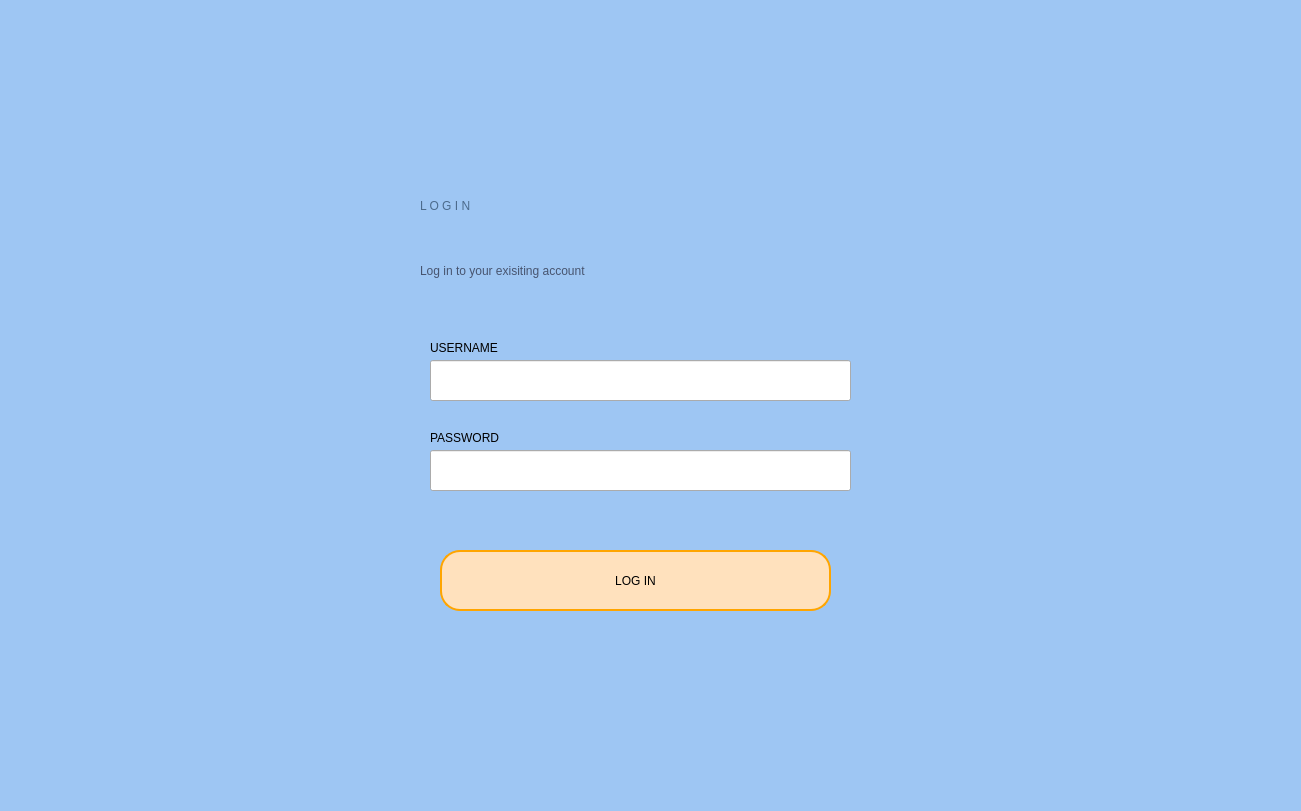
<?xml version="1.0" encoding="UTF-8"?>
<ui version="4.0">
 <class>Dialog</class>
 <widget class="QDialog" name="Dialog">
  <property name="geometry">
   <rect>
    <x>0</x>
    <y>0</y>
    <width>1301</width>
    <height>811</height>
   </rect>
  </property>
  <property name="windowTitle">
   <string>Dialog</string>
  </property>
  <widget class="QWidget" name="widget" native="true">
   <property name="geometry">
    <rect>
     <x>0</x>
     <y>0</y>
     <width>1301</width>
     <height>811</height>
    </rect>
   </property>
   <property name="styleSheet">
    <string notr="true">QWidget#widget{
background-color:rgb(158, 198, 243);}
</string>
   </property>
   <widget class="QLabel" name="label">
    <property name="geometry">
     <rect>
      <x>420</x>
      <y>120</y>
      <width>541</width>
      <height>171</height>
     </rect>
    </property>
    <property name="styleSheet">
     <string notr="true">font: 78pt &quot;Century Gothic&quot;; color:rgb(76, 107, 140)</string>
    </property>
    <property name="text">
     <string>L O G I N</string>
    </property>
   </widget>
   <widget class="QLabel" name="label_2">
    <property name="geometry">
     <rect>
      <x>420</x>
      <y>240</y>
      <width>451</width>
      <height>61</height>
     </rect>
    </property>
    <property name="styleSheet">
     <string notr="true">font: 18pt &quot;Lemon/Milk&quot;;color:
rgb(71, 84, 111)</string>
    </property>
    <property name="text">
     <string>Log in to your exisiting account</string>
    </property>
   </widget>
   <widget class="QPushButton" name="login">
    <property name="geometry">
     <rect>
      <x>440</x>
      <y>550</y>
      <width>391</width>
      <height>61</height>
     </rect>
    </property>
    <property name="styleSheet">
     <string notr="true">border-radius: 20px;
background-color:rgb(255, 225, 189);
font: 75 18pt &quot;Century Gothic&quot;;
border: 2px solid orange</string>
    </property>
    <property name="text">
     <string>LOG IN</string>
    </property>
   </widget>
   <widget class="QLineEdit" name="userfield">
    <property name="geometry">
     <rect>
      <x>430</x>
      <y>360</y>
      <width>421</width>
      <height>41</height>
     </rect>
    </property>
   </widget>
   <widget class="QLineEdit" name="passwordfield">
    <property name="geometry">
     <rect>
      <x>430</x>
      <y>450</y>
      <width>421</width>
      <height>41</height>
     </rect>
    </property>
   </widget>
   <widget class="QLabel" name="label_3">
    <property name="geometry">
     <rect>
      <x>430</x>
      <y>340</y>
      <width>121</width>
      <height>16</height>
     </rect>
    </property>
    <property name="styleSheet">
     <string notr="true">font: 12pt &quot;Century Gothic&quot;;</string>
    </property>
    <property name="text">
     <string>USERNAME</string>
    </property>
   </widget>
   <widget class="QLabel" name="label_4">
    <property name="geometry">
     <rect>
      <x>430</x>
      <y>430</y>
      <width>151</width>
      <height>16</height>
     </rect>
    </property>
    <property name="styleSheet">
     <string notr="true">font: 12pt &quot;Century Gothic&quot;;</string>
    </property>
    <property name="text">
     <string>PASSWORD</string>
    </property>
   </widget>
   <widget class="QLabel" name="error1">
    <property name="geometry">
     <rect>
      <x>400</x>
      <y>510</y>
      <width>471</width>
      <height>41</height>
     </rect>
    </property>
    <property name="styleSheet">
     <string notr="true">font: 75 italic 12pt &quot;Century Gothic&quot;;color:red;</string>
    </property>
    <property name="text">
     <string/>
    </property>
   </widget>
  </widget>
 </widget>
 <resources/>
 <connections/>
</ui>
